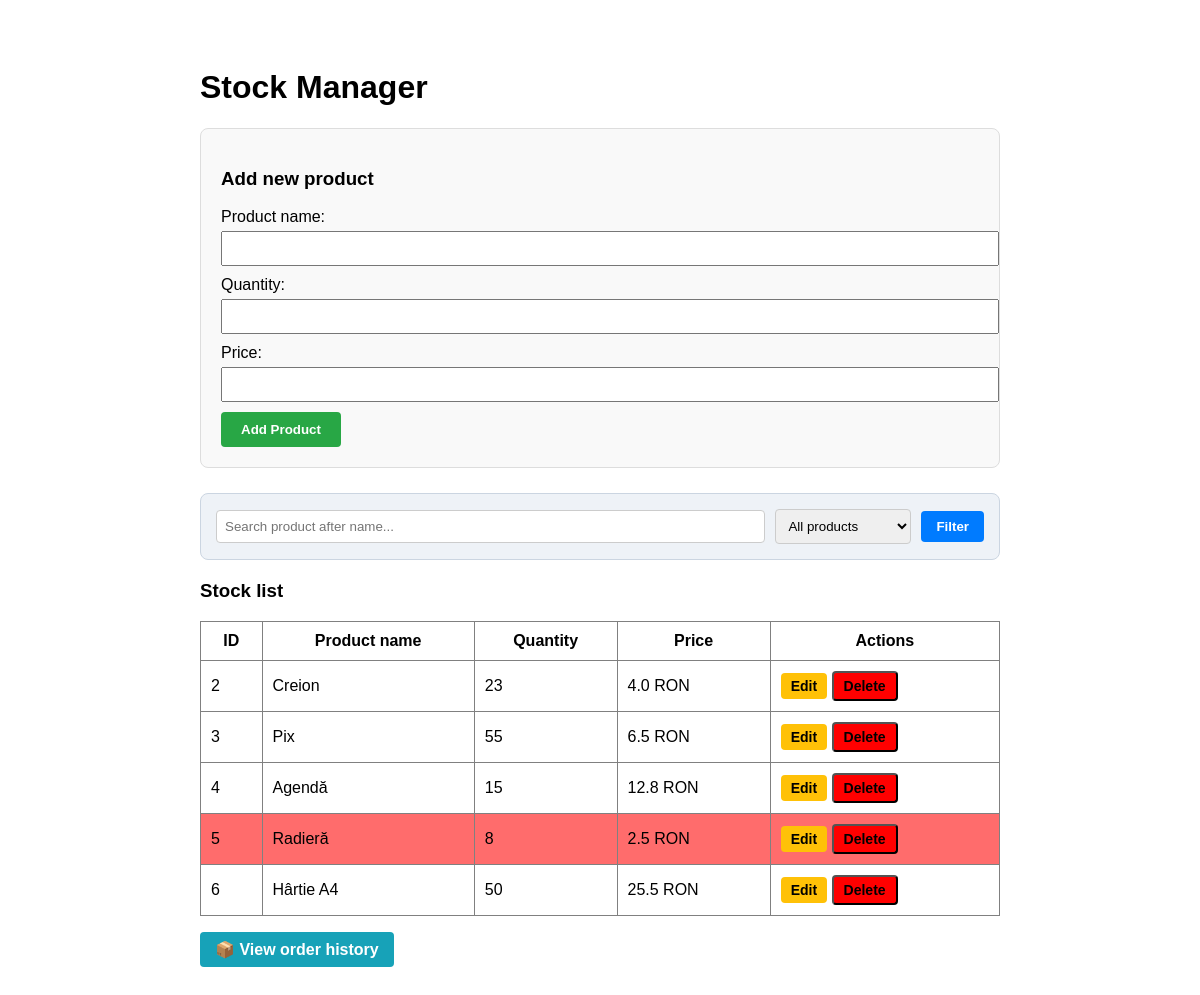
Before: / with the older database file.
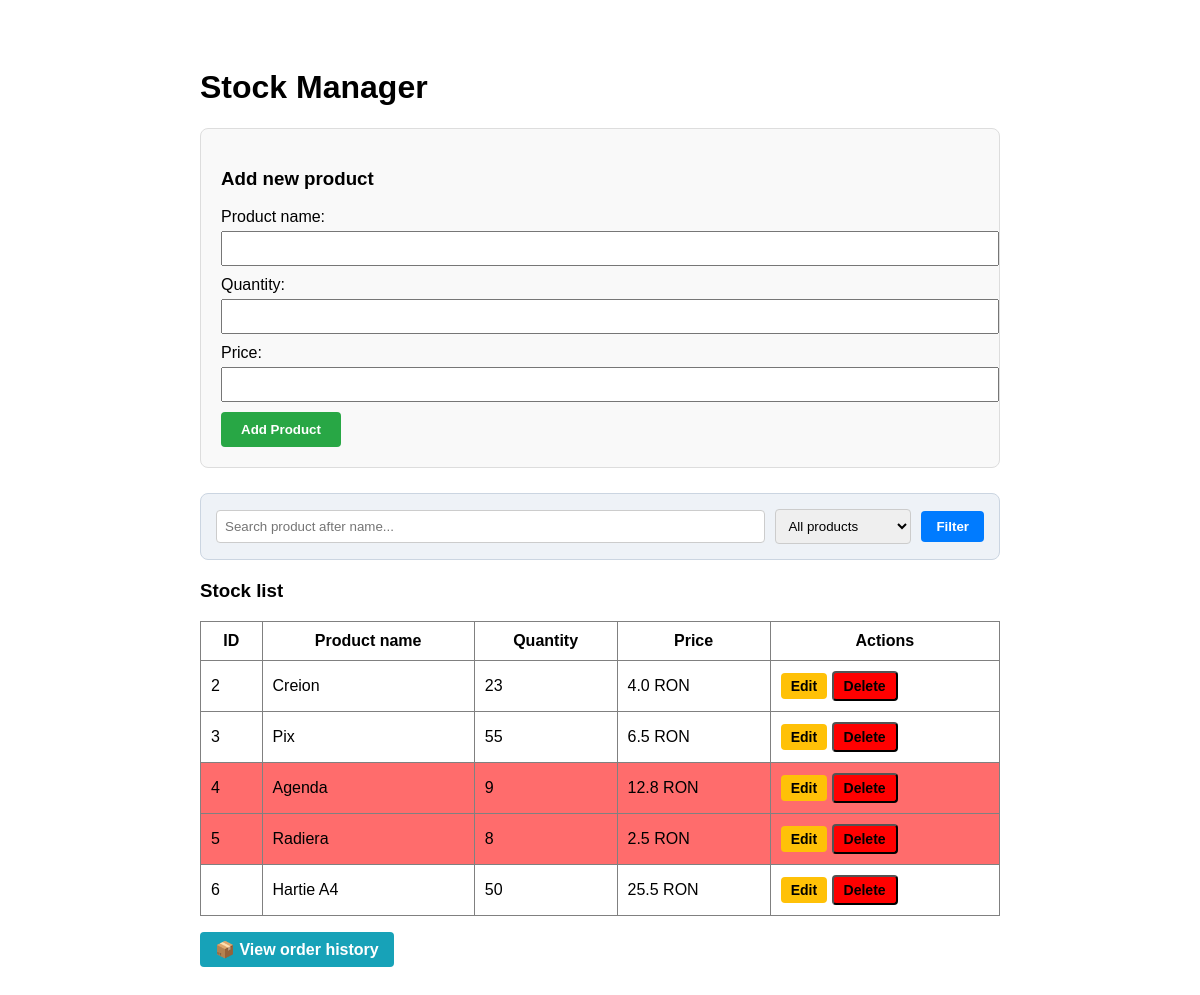
After: the same page with the newer database file.
### tables this page shows
CREATE TABLE products (
            id INTEGER PRIMARY KEY AUTOINCREMENT,
            name TEXT NOT NULL,
            quantity INTEGER NOT NULL,
            price REAL NOT NULL
        );

### app.py (the view, shortened to what this page needs)
@app.route('/') # accesarea paginii principale a aplicației web
def index():
    raw_search = request.args.get('search', '')  # Preluăm textul căutat
    filter_status = request.args.get('filter', 'all')  # Preluăm filtrul de stoc
    search_query = normalize_text(raw_search)
    conn = get_db_connection()
    query = 'SELECT * FROM products WHERE 1=1'
    params = []
    if filter_status == 'low':
        query += ' AND quantity <= 10'  # Pragul unitar pentru stoc critic (<= 5)
    elif filter_status == 'out':
        query += ' AND quantity = 0'   # Stoc epuizat
    products = conn.execute(query, params).fetchall()
    conn.close()
    return render_template('index.html', products=products, product_to_edit=None, search=search_query, filter_status=filter_status)

### app.py (called while the page is built)
def get_db_connection():
    conn = sqlite3.connect('stock.db') # deschide conexiunea la baza de date
    conn.row_factory = sqlite3.Row # permite accesarea coloanelor din baza de date ca și cum ar fi atribute ale unui obiect
    return conn # returnează obiectul de conexiune creat

def normalize_text(text):
    if not text:
        return ""
    nfkd_form = unicodedata.normalize('NFKD', text)
    only_ascii = "".join([c for c in nfkd_form if not unicodedata.combining(c)])
    return only_ascii.lower()

@app.context_processor
def inject_low_stock_count():
    try:
        conn = get_db_connection()
        count = conn.execute('SELECT COUNT(*) FROM products WHERE quantity <= 5').fetchone()[0]
        conn.close()
    except:
        count = 0
    return dict(low_stock_count=count)

### templates/index.html (shortened to what this page needs)
<!DOCTYPE html>
<html lang="ro">
<head>
    <link rel="stylesheet" href="{{ url_for('static', filename='style.css') }}">
</head>
<body>
    <div class="container" style="padding: 40px; font-family: sans-serif; max-width: 800px; margin: auto;">
        <h1>Stock Manager</h1>
        <div class="card-add">
            <h3>{% if product_to_edit %}Edit product (ID: {{ product_to_edit.id }}){% else %}Add new product{% endif %}</h3>
            <form action="{% if product_to_edit %}/update/{{ product_to_edit.id }}{% else %}/add{% endif %}" method="POST">
                <div style="margin-bottom: 10px;">
                    <label>Product name:</label><br>
                    <input type="text" name="name" value="{{ product_to_edit.name if product_to_edit else '' }}" required style="width: 100%; padding: 8px; margin-top: 5px;">
                </div>
                <div style="margin-bottom: 10px;">
                    <label>Quantity:</label><br>
                    <input type="number" name="quantity" value="{{ product_to_edit.quantity if product_to_edit else '' }}" required style="width: 100%; padding: 8px; margin-top: 5px;">
                </div>
                <div style="margin-bottom: 10px;">
                    <label>Price:</label><br>
                    <input type="number" step="0.01" name="price" value="{{ product_to_edit.price if product_to_edit else '' }}" required style="width: 100%; padding: 8px; margin-top: 5px;">
                </div>
                <button type="submit" class="btn-form {% if product_to_edit %}btn-edit{% else %}btn-add{% endif %}">
                    {% if product_to_edit %}Save Changes{% else %}Add Product{% endif %}
                </button>
            </form>
        </div>
        <div style="background: #eef2f7; padding: 15px; margin-bottom: 20px; border-radius: 8px; border: 1px solid #cbd5e1;">
            <form method="GET" action="/search" style="display: flex; gap: 10px; align-items: center; flex-wrap: wrap;">
                <input type="text" name="search" value="{{ search }}" placeholder="Search product after name..." style="flex: 1; padding: 8px; border: 1px solid #ccc; border-radius: 4px; min-width: 200px;">
                <select name="filter" style="padding: 8px; border: 1px solid #ccc; border-radius: 4px;">
                    <option value="all" {% if filter_status == 'all' %}selected{% endif %}>All products</option>
                </select>
                <button type="submit" style="background: #007bff; color: white; border: none; padding: 8px 15px; border-radius: 4px; cursor: pointer; font-weight: bold;">Filter</button>
            </form>
        </div>
        <h3>Stock list</h3>
        <table border="1" cellpadding="10" cellspacing="0" style="width: 100%; border-collapse: collapse;">
            <tr>
                <th>ID</th>
                <th>Product name</th>
                <th>Quantity</th>
                <th>Price</th>
                <th>Actions</th>
            </tr>
            {% for product in products %}
            <tr bgcolor="{% if product.quantity <= 10 %}#ff6c6c{% else %}transparent{% endif %}">
                <td>{{ product.id }}</td>
                <td>{{ product.name }}</td>
                <td>{{ product.quantity }}</td>
                <td>{{ product.price }} RON</td>
                <td>
                    <a href="/edit/{{ product.id }}" style="background: #ffc107; color: black; padding: 5px 10px; text-decoration: none; border-radius: 4px; font-size: 14px; font-weight: bold;">Edit</a>
                    <form action="/delete/{{ product.id }}" method="POST" style="display: inline;">
                        <button type="submit" class="btn-delete" onclick="return confirm('Are you sure you want to delete this product?');">Delete</button>
                    </form>
                </td>
            </tr>
            {% endfor %}
        </table>
        <p><a href="/orders" style="text-decoration: none; background: #17a2b8; color: white; padding: 8px 15px; border-radius: 4px; font-weight: bold; display: inline-block; margin-bottom: 20px;">📦 View order history</a></p>
    </div>
</body>
</html>

Changed rows visible on the page:
changed products id 4: name "Agendă" → "Agenda"; quantity "15" → "9"
changed products id 5: name "Radieră" → "Radiera"
changed products id 6: name "Hârtie A4" → "Hartie A4"
